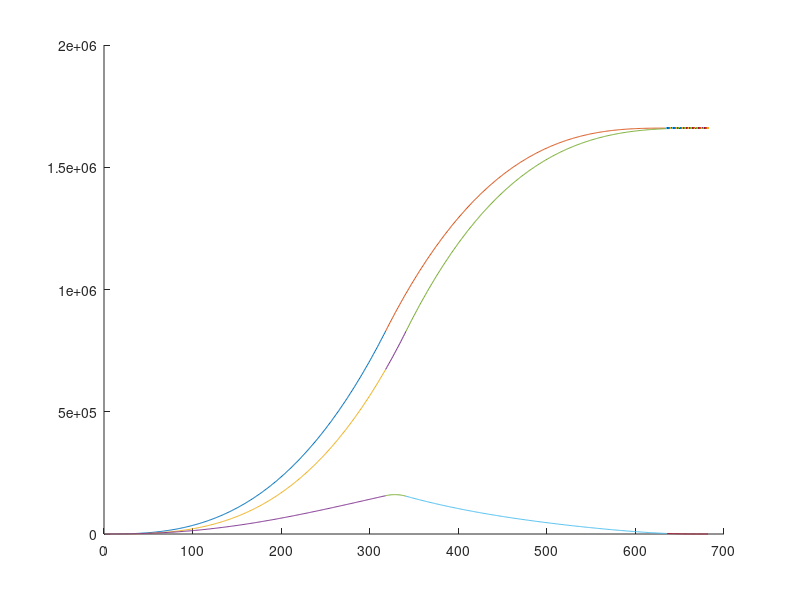

Write MATLAB code to recreate this figure.
%% VISUALIZATION NUMBER OF SICK DUE TO COV-19

clear
close all

%% PARAMETER TANGGAL
d1 = '01 Mar 2020';   % hari ke-0 covid muncul di indo
d2 = '13 Jan 2021';   % hari peak of new cases of covid di indo
d6 = '13 Jan 2021';   % hari ini hehe
dForm = 'dd mmm yyyy';
t = abs(datenum(d1,dForm) - datenum(d2,dForm)); 

%% GRAFIK INFECTED CASES
a = 0.11949; %% y = (a) x^(b) BENTUK UMUM DARI EXPONEN
b = 2.73405;
m = ((a)*t.^(b)); % mencari m (salah satu parameter transformasi)
x1a = [1:1:t];
x1c = [t:1:2*t];
y1a = a*x1a.^(b); %grafik origin
y1c = (2*m)-a*((2*t)-x1c).^(b); %% y1 dicerminkan 2x, kesamping dan ke atas 
y1aEnd = a*t.^(b); %ini berguna buat menentukan titik pencerminan grafik solved

%% GRAFIK SOLVED CASES
c = 0.02281; %% y = (c) x^(d) BENTUK UMUM DARI EXPONEN
d = 2.98514;
y2a = c*x1a.^(d);                   % Grafik bagian 1
t2b = ((y1aEnd/c).^(1/d)); % nyari waktu dimana mencapai titik balik global
x2b = [t:1:t2b];
y2b = c*x2b.^(d);
t4 = 2*t2b;
x2c = [t2b:1:(t4)];
y2c = (2*m) - (c*((t4)-x2c).^(d));

%% GRAFIK EXTENDED INFECTED CASES
x6 = [2*t:1:t4];
y6 = m*2;

%% PENGGAMBARAN
hold on;
plot(x1a,y1a);  % mencetak grafik origin
hold on;
plot(x1c,y1c);  % mencetak grafik origin kebalik
hold on;

plot(x1a,y2a);  % mencetak grafik solved
hold on;
plot(x2b,y2b);  % grafik solved interpolated
hold on;
plot(x2c,y2c);  % grafik solved terbalik
    positivePeak = max(y2c);

hold on;

plot(x6,y6);    % extended linear grafik infected case
hold on;

plot(x1a,(y1a-y2a));        % grafik sick a
hold on;

    y1cNew = (2*m)-a*((2*t)-x2b).^(b);      % grafik y1c khusus buat pengurangan
    yPeak = y1cNew-y2b;
    plot(x2b,yPeak);                     % grafik sick b
    
    sickPeak = max(yPeak);
    indexPeak = find (yPeak == sickPeak);
    d3 = x2b(indexPeak); % hari infected peak
 %{  
    R = (yPeak(indexPeak)/yPeak(indexPeak-14));
    i = indexPeak;
    disp(indexPeak);
    while R>1
        i = i + 1;
        R = (yPeak(i)/yPeak(i-14));
    end
    disp(R);
    disp(i);
   
    d4 = d3 + i;              % hari ke PSBB kelar
%}
  
hold on;

    x2cNew = [t2b:1:2*t];                   %x2c khusus untuk pengurangan
    y1cNew2 = (2*m)-a*((2*t)-x2cNew).^(b);  % grafik y1c khusus buat pengurangan
    y2cNew2 = (2*m) - (c*((t4)-x2cNew).^(d));

plot(x2cNew,(y1cNew2-y2cNew2));             % grafik sick c 
hold on;

    y2cNew3 = (2*m) - (c*((t4)-x6).^(d));

plot(x6,(y6-y2cNew3));

    infMin = min(y6-y2cNew3);
    indexInfMin = find((y6-y2cNew3) == infMin);
    d5 = x6(indexInfMin); % hari inf Min

hold on;

%% NGEPRINT TANGGAL
format shortG

disp('-------------------------------------------');
disp('  PREDIKSI PRIMANTA TENTANG COVID DI INDO  ');
disp('--PREDIKSI KE-37---------------------------');

fprintf('Hari ini       --> '); disp(d6);
fprintf('Puncak Active  --> '); disp(datestr((d3+datenum(d1,dForm)),dForm));
%fprintf('Akhir Lockdown --> '); disp(datestr((d3+datenum(d1,dForm)),dForm));
fprintf('Akhir COVID    --> '); disp(datestr((d5+datenum(d1,dForm)),dForm));
fprintf('\n');
fprintf('Jumlah active cases maksimal  '); disp(sickPeak);
fprintf('Jumlah confirmed cases maksimal'); disp(positivePeak);
disp('nb:');
disp('mekanisme perhitungan ini hanyalah prediksi');
disp('         kritik dan saran sangat diharapkan');
disp('-------------------------------------------');

%% END OF CODE -----------------------------------------------------------

%{    
date3 = datenum(d1,dForm)+d3;
    fullDate3 = datestr(d3,dForm);
    disp(date3);
    disp(fullDate3);
%}
